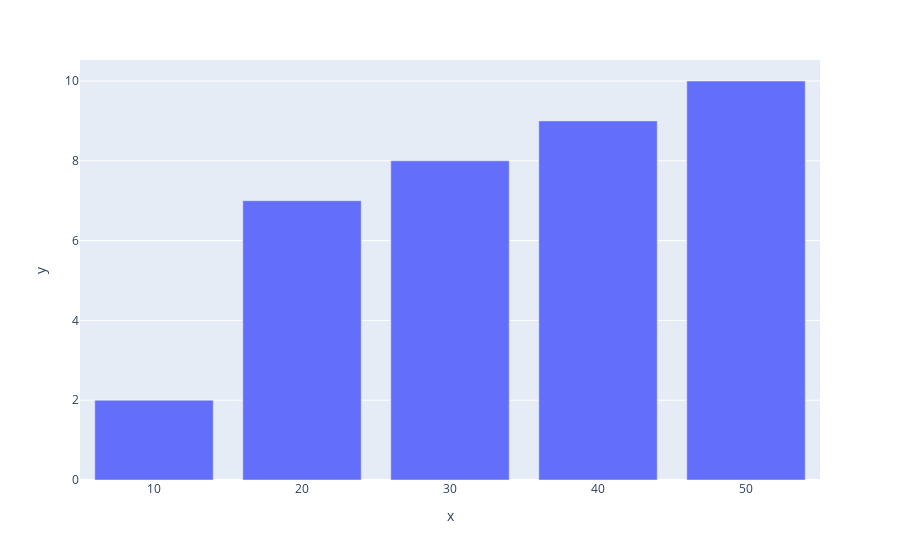

Notebook source saved alongside this figure:
### Code cell
#Generate a bar plot using Plotly

import plotly.express as px
import numpy as np

x=np.array([10,20,30,40,50])
y=np.array([2,7,8,9,10])
fig=px.bar(x=x,y=y)
fig.show()

### Figure 1 — Plotly figure (JSON) as saved in the notebook; plotly's stock layout.template omitted (floating-point values rounded to 4 significant figures)
{"data": [{"hovertemplate": "x=%{x}<br>y=%{y}<extra></extra>", "legendgroup": "", "marker": {"color": "#636efa", "pattern": {"shape": ""}}, "name": "", "orientation": "v", "showlegend": false, "textposition": "auto", "type": "bar", "x": [10, 20, 30, 40, 50], "xaxis": "x", "y": [2, 7, 8, 9, 10], "yaxis": "y"}], "layout": {"barmode": "relative", "legend": {"tracegroupgap": 0}, "margin": {"t": 60}, "xaxis": {"anchor": "y", "domain": [0, 1], "title": {"text": "x"}}, "yaxis": {"anchor": "x", "domain": [0, 1], "title": {"text": "y"}}}}
